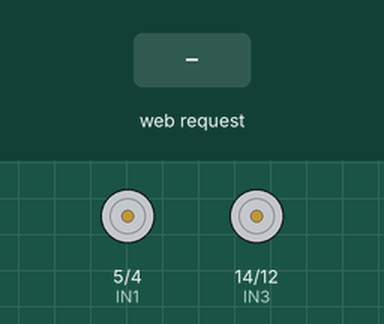
Recording of a sketch running on a simulated ESP8266 (NodeMCU). On the bench: motor-driver pin pairs drawn as motors (green arrow = first pin HIGH = forward, orange = second pin HIGH = backward, longer = more drive). The test bench sets the inputs (shaded band). WiFi joins after 1.5 s; servers stay silent unless stated; what the sketch prints to the serial monitor is not drawn.

Above: at 2.7 s.
2.8 s: HTTP request GET /control?left=1&right=1 received
At 3.2 s:
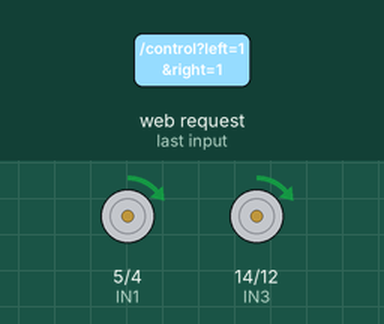
4.8 s: HTTP request GET /control?left=120&right=120 received
At 5.2 s:
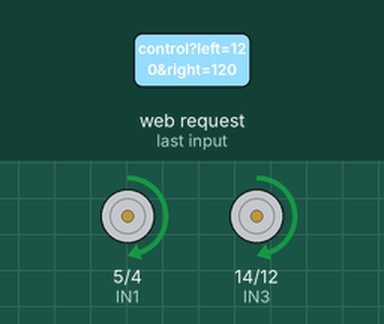
Timing chart, 0 to 7.8 s (numbered marks = the images above; inputs shaded):
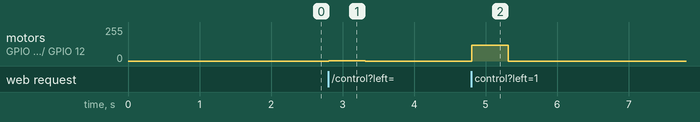

Measured:
- after the input at 2.8 s, motor on GPIO 5 (IN1) / GPIO 4 (IN2), motor on GPIO 14 (IN3) / GPIO 12 (IN4): stopped → forward 1/255 at once, → stopped 0.51 s later
- after the input at 4.8 s, motor on GPIO 5 (IN1) / GPIO 4 (IN2), motor on GPIO 14 (IN3) / GPIO 12 (IN4): stopped → forward 120/255 at once, → stopped 0.51 s later

The sketch:

esp8266_motor.ino
```cpp
#include <ESP8266WiFi.h>
#include <ESP8266WebServer.h>
#include <WiFiUdp.h>

const char* ssid = "Redmi 10A";
const char* password = "BBBBKKKK";

ESP8266WebServer server(80);
WiFiUDP Udp;
unsigned int localUdpPort = 4210;
char packetBuffer[255];

// Motor Driver Pins (L298N with ENA & ENB jumpers connected to 5V)
// Direct PWM is applied to IN1-IN4. No boot pins (D3/D4/D8) are used!
#define IN1 5   // D1 (Left Motor PWM / Forward)
#define IN2 4   // D2 (Left Motor PWM / Backward)

#define IN3 14  // D5 (Right Motor PWM / Forward)
#define IN4 12  // D6 (Right Motor PWM / Backward)

// Dual IR Sensor Pins (Active-LOW digital sensors)
#define IR_LEFT  13 // D7 (Boot-safe)
#define IR_RIGHT 16 // D0 (Boot-safe)

unsigned long lastCmdTime = 0;
const unsigned long WATCHDOG_TIMEOUT = 500; // ms

int targetLeftSpeed = 0;
int targetRightSpeed = 0;
float currentLeftSpeed = 0;
float currentRightSpeed = 0;
const float RAMP_STEP = 10.0; // Speed change per loop iteration

void setupMotors() {
  pinMode(IN1, OUTPUT);
  pinMode(IN2, OUTPUT);
  pinMode(IN3, OUTPUT);
  pinMode(IN4, OUTPUT);

  analogWriteRange(255); // Standard 8-bit PWM (0-255)
  setTargetMotors(0, 0);
}

void setTargetMotors(int leftSpeed, int rightSpeed) {
  targetLeftSpeed = constrain(leftSpeed, -255, 255);
  targetRightSpeed = constrain(rightSpeed, -255, 255);
}

void updateMotors() {
  int lSpeed = targetLeftSpeed;
  int rSpeed = targetRightSpeed;

  // Left Motor (Direct PWM with ENA jumpered to 5V)
  if (lSpeed > 0) {
    analogWrite(IN1, lSpeed);
    analogWrite(IN2, 0);
  } else if (lSpeed < 0) {
    analogWrite(IN1, 0);
    analogWrite(IN2, -lSpeed);
  } else {
    analogWrite(IN1, 0);
    analogWrite(IN2, 0);
  }

  // Right Motor (Direct PWM with ENB jumpered to 5V)
  if (rSpeed > 0) {
    analogWrite(IN3, rSpeed);
    analogWrite(IN4, 0);
  } else if (rSpeed < 0) {
    analogWrite(IN3, 0);
    analogWrite(IN4, -rSpeed);
  } else {
    analogWrite(IN3, 0);
    analogWrite(IN4, 0);
  }
}

// HTTP API: /control?left=X&right=Y
void handleControl() {
  if (server.hasArg("left") && server.hasArg("right")) {
    int left = server.arg("left").toInt();
    int right = server.arg("right").toInt();
    setTargetMotors(left, right);
    lastCmdTime = millis();
    server.send(200, "text/plain", "OK");
  } else {
    server.send(400, "text/plain", "Missing left or right parameter");
  }
}

// HTTP API: /status (Reports dual IR sensor states)
void handleStatus() {
  // Read IR sensors (LOW means obstacle detected for active-low IR modules)
  int irLeft = digitalRead(IR_LEFT);
  int irRight = digitalRead(IR_RIGHT);

  bool leftBlocked = (irLeft == LOW);
  bool rightBlocked = (irRight == LOW);

  String json = "{";
  json += "\"left_blocked\":" + String(leftBlocked ? "true" : "false") + ",";
  json += "\"right_blocked\":" + String(rightBlocked ? "true" : "false") + ",";
  json += "\"left_speed\":" + String((int)currentLeftSpeed) + ",";
  json += "\"right_speed\":" + String((int)currentRightSpeed);
  json += "}";

  server.send(200, "application/json", json);
}

// UDP Packet handler (from CS_ArUco_Imp prototype)
void handleUdp() {
  int packetSize = Udp.parsePacket();
  if (packetSize) {
    int len = Udp.read(packetBuffer, 255);
    if (len > 0) {
      packetBuffer[len] = '\0';
      char cmd = packetBuffer[0];
      lastCmdTime = millis();

      switch (cmd) {
        case 'F': setTargetMotors(200, 200); break;
        case 'B': setTargetMotors(-200, -200); break;
        case 'L': setTargetMotors(-180, 180); break;
        case 'R': setTargetMotors(180, -180); break;
        case 'S': setTargetMotors(0, 0); break;
      }
    }
  }
}

void setup() {
  Serial.begin(115200);
  Serial.println("\nStarting ESP8266 Rover Motor & Dual IR Controller...");

  setupMotors();
  pinMode(IR_LEFT, INPUT);
  pinMode(IR_RIGHT, INPUT);

  WiFi.begin(ssid, password);
  Serial.print("Connecting to WiFi..");
  while (WiFi.status() != WL_CONNECTED) {
    delay(500);
    Serial.print(".");
  }
  Serial.println("");
  Serial.println("Connected to WiFi");
  Serial.print("IP Address: ");
  Serial.println(WiFi.localIP());

  server.on("/control", HTTP_GET, handleControl);
  server.on("/status", HTTP_GET, handleStatus);
  server.begin();

  Udp.begin(localUdpPort);
  Serial.printf("UDP listener started on port %d\n", localUdpPort);
}

void loop() {
  server.handleClient();
  handleUdp();
  updateMotors();

  // Watchdog - smooth stop if connection lost
  if (millis() - lastCmdTime > WATCHDOG_TIMEOUT && (targetLeftSpeed != 0 || targetRightSpeed != 0)) {
    setTargetMotors(0, 0);
  }

  delay(10);
}
```
